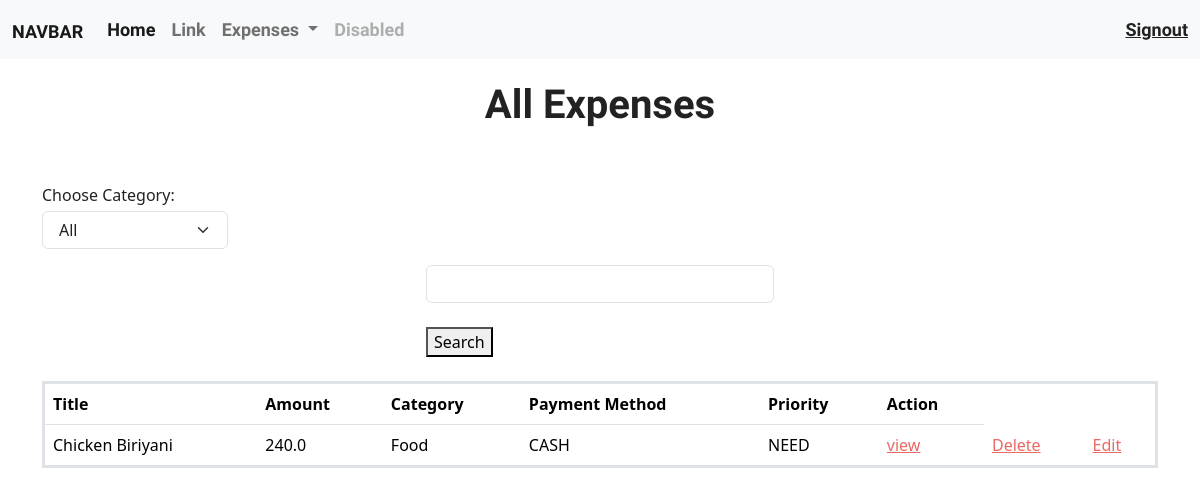
Page /expense/all/ (signed in) on the committed database.
### expense/models.py (models this page shows)
class Transaction(models.Model):
    title = models.CharField(max_length=200)
    created_date = models.DateTimeField(auto_now_add=True)
    amount = models.FloatField()
    CATEGORY_OPTIONS = (
        ("Food","Food"),
        ("Fuel","Fuel"),
        ("Travel","Travel"),
        ("Rent","Rent"),
        ("Bills","Bills"),
        ("Shopping","Shopping"),
        ("HealthCare","HealthCare"),
        ("Miscellanious","Miscellanious")
    )
    category = models.CharField(max_length=200,choices=CATEGORY_OPTIONS,default="Food")
    PAYMENT_OPTIONS = (
        ("UPI","UPI"),
        ("CASH","CASH")
    )
    payment_method = models.CharField(max_length=200,choices=PAYMENT_OPTIONS,default="CASH")
    PRIORITY_OPTIONS = (
        ("NEED","NEED"),
        ("WANT","WANT")
    )
    priority = models.CharField(max_length=200,choices=PRIORITY_OPTIONS,default="NEED")
    owner = models.ForeignKey(User, on_delete=models.CASCADE)

### expense/views.py (the view)
# urls.py: path("expense/all/", views.ExpenseListView.as_view(), name="listexpense"),
@method_decorator(signin_required, name="dispatch") # dispatch to select get/post function.
class ExpenseListView(View):
    template_name = "expense_list.html"
    def get(self, request, *args, **kwargs):
        search_text = request.GET.get("search-text")
        selected_category = request.GET.get("category","all")
        if search_text:
            qs = Transaction.objects.filter(owner=request.user) # data of login user
            qs = qs.filter(Q(category__contains=search_text)|Q(title__contains=search_text)) # double underscore "__contains". exzct match - category only i.e., filter optionfrom model/form
        elif selected_category == "all" and search_text==None:
            qs = Transaction.objects.filter(owner=request.user)
        else:
            qs = Transaction.objects.filter(category=selected_category, owner=request.user)
        qs_category = Transaction.objects.all().values_list("category", flat=True).distinct()
        return render(request, self.template_name, {"data":qs, "category_filter":qs_category, "selected_category":selected_category})

### expense/templates/expense_list.html (shortened to what this page needs)
{%extends 'base.html'%}
{%block main_block%}
<br>
    <h1 class="text-center">All Expenses</h1>
    <br><br>
    <div class="container">
        <form class="col-2 mb-3" action="" method="get">
            Choose Category:
            <select name="category" id="" onchange="this.form.submit()" class="form-select mt-1">
                <option value="all" {%if selected_category == "all"%} selected {%endif%}>All</option>
            </select>
        </form>
        <div class="container">
            <div class="row">
                <div class="col-4"></div>
                <div class="col-4">
                    <form action="">
                        <input type="text" class="form-control" name="search-text"><br>
                        <button type="submit">Search</button><br><br>
                    </form>
                </div>
                <div class="col-4"></div>
            </div>
        </div>
        <table class="table rounded border border-3 p-3">
            <tr>
                <th>Title</th>
                <th>Amount</th>
                <th>Category</th>
                <th>Payment Method</th>
                <th>Priority</th>
                <th>Action</th>
            </tr>
            {%for i in data%}
            <tr>
                <td>{{i.title}}</td>
                <td>{{i.amount}}</td>
                <td>{{i.category}}</td>
                <td>{{i.payment_method}}</td>
                <td>{{i.priority}}</td>
                <td><a href="{%url 'detailexpense' i.id%}">view</a></td>
                <td><a href="{%url 'deleteexpense' i.id%}">Delete</a></td>
                <td><a href="{%url 'editexpense' i.id%}">Edit</a></td>
            </tr>
            {%endfor%}
        </table>
    </div>
{%endblock%}

### rows in the picture
Transaction: title "Chicken Biriyani", amount "240.0", category "Food", payment_method "CASH", priority "NEED"
